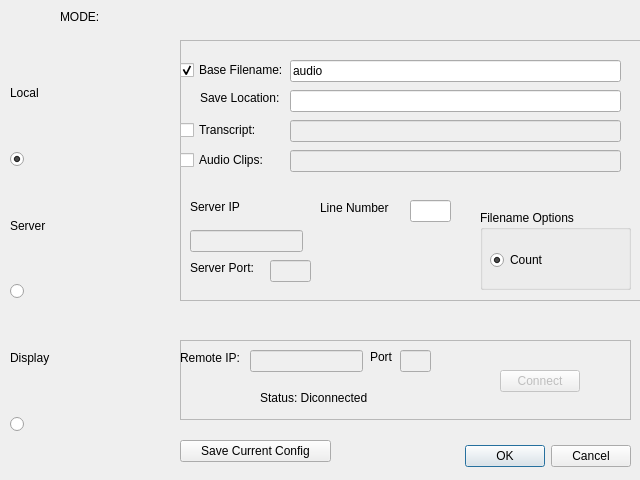
<?xml version="1.0" encoding="UTF-8"?>
<ui version="4.0">
 <class>Dialog</class>
 <widget class="QDialog" name="Dialog">
  <property name="geometry">
   <rect>
    <x>0</x>
    <y>0</y>
    <width>640</width>
    <height>480</height>
   </rect>
  </property>
  <property name="windowTitle">
   <string>Dialog</string>
  </property>
  <widget class="QDialogButtonBox" name="df_config_btn">
   <property name="geometry">
    <rect>
     <x>10</x>
     <y>440</y>
     <width>621</width>
     <height>32</height>
    </rect>
   </property>
   <property name="orientation">
    <enum>Qt::Horizontal</enum>
   </property>
   <property name="standardButtons">
    <set>QDialogButtonBox::Cancel|QDialogButtonBox::Ok</set>
   </property>
  </widget>
  <widget class="QLabel" name="label">
   <property name="geometry">
    <rect>
     <x>60</x>
     <y>10</y>
     <width>57</width>
     <height>14</height>
    </rect>
   </property>
   <property name="text">
    <string>MODE:</string>
   </property>
  </widget>
  <widget class="QWidget" name="verticalLayoutWidget">
   <property name="geometry">
    <rect>
     <x>10</x>
     <y>40</y>
     <width>212</width>
     <height>392</height>
    </rect>
   </property>
   <layout class="QVBoxLayout" name="verticalLayout">
    <item>
     <widget class="QLabel" name="label_2">
      <property name="toolTip">
       <string>Local mode will assume the software is only running on this computer.</string>
      </property>
      <property name="text">
       <string>Local</string>
      </property>
     </widget>
    </item>
    <item>
     <widget class="QRadioButton" name="radioButton_3">
      <property name="enabled">
       <bool>true</bool>
      </property>
      <property name="toolTip">
       <string>Local mode will assume the software is only running on this computer.</string>
      </property>
      <property name="styleSheet">
       <string notr="true">::indicator::unchecked{image: url(:/Local_grey.png);}
::indicator::checked{image: url(:/Local.png);}</string>
      </property>
      <property name="text">
       <string/>
      </property>
      <property name="iconSize">
       <size>
        <width>100</width>
        <height>100</height>
       </size>
      </property>
      <property name="checked">
       <bool>true</bool>
      </property>
     </widget>
    </item>
    <item>
     <widget class="QLabel" name="label_3">
      <property name="toolTip">
       <string>Server mode allows for a remote connection to view transcript &amp; wave forms.</string>
      </property>
      <property name="text">
       <string>Server</string>
      </property>
     </widget>
    </item>
    <item>
     <widget class="QRadioButton" name="radioButton_4">
      <property name="enabled">
       <bool>true</bool>
      </property>
      <property name="toolTip">
       <string>Server mode allows for a remote connection to view transcript &amp; wave forms.</string>
      </property>
      <property name="styleSheet">
       <string notr="true">::indicator::unchecked{image: url(:/Server_grey.png);}
::indicator::checked{image:url(:/Server.png);}</string>
      </property>
      <property name="text">
       <string/>
      </property>
      <property name="iconSize">
       <size>
        <width>100</width>
        <height>100</height>
       </size>
      </property>
     </widget>
    </item>
    <item>
     <widget class="QLabel" name="label_4">
      <property name="toolTip">
       <string>Display mode only. No ability to record.</string>
      </property>
      <property name="text">
       <string>Display</string>
      </property>
     </widget>
    </item>
    <item>
     <widget class="QRadioButton" name="radioButton_5">
      <property name="enabled">
       <bool>true</bool>
      </property>
      <property name="toolTip">
       <string>Display mode only. No ability to record.</string>
      </property>
      <property name="styleSheet">
       <string notr="true">::indicator::unchecked{image: url(:/Display_grey.png);}
::indicator::checked{image: url(:/Display.png)}</string>
      </property>
      <property name="text">
       <string/>
      </property>
      <property name="iconSize">
       <size>
        <width>100</width>
        <height>100</height>
       </size>
      </property>
     </widget>
    </item>
   </layout>
  </widget>
  <widget class="QFrame" name="frame">
   <property name="geometry">
    <rect>
     <x>180</x>
     <y>40</y>
     <width>461</width>
     <height>261</height>
    </rect>
   </property>
   <property name="frameShape">
    <enum>QFrame::StyledPanel</enum>
   </property>
   <property name="frameShadow">
    <enum>QFrame::Raised</enum>
   </property>
   <widget class="QLineEdit" name="txt_filena">
    <property name="geometry">
     <rect>
      <x>110</x>
      <y>20</y>
      <width>331</width>
      <height>22</height>
     </rect>
    </property>
    <property name="toolTip">
     <string/>
    </property>
    <property name="inputMask">
     <string/>
    </property>
    <property name="text">
     <string>audio</string>
    </property>
   </widget>
   <widget class="QLineEdit" name="txt_SavLoc">
    <property name="geometry">
     <rect>
      <x>110</x>
      <y>50</y>
      <width>331</width>
      <height>22</height>
     </rect>
    </property>
    <property name="toolTip">
     <string/>
    </property>
   </widget>
   <widget class="QLineEdit" name="txt_trns">
    <property name="enabled">
     <bool>false</bool>
    </property>
    <property name="geometry">
     <rect>
      <x>110</x>
      <y>80</y>
      <width>331</width>
      <height>22</height>
     </rect>
    </property>
    <property name="focusPolicy">
     <enum>Qt::StrongFocus</enum>
    </property>
    <property name="readOnly">
     <bool>true</bool>
    </property>
   </widget>
   <widget class="QGroupBox" name="groupBox">
    <property name="geometry">
     <rect>
      <x>300</x>
      <y>170</y>
      <width>151</width>
      <height>80</height>
     </rect>
    </property>
    <property name="toolTip">
     <string>File name options. Unique identifier given to each recording.</string>
    </property>
    <property name="title">
     <string>Filename Options</string>
    </property>
    <widget class="QRadioButton" name="radio_cnt">
     <property name="geometry">
      <rect>
       <x>10</x>
       <y>40</y>
       <width>99</width>
       <height>20</height>
      </rect>
     </property>
     <property name="toolTip">
      <string>Start at 1 and increment for the number of recordings made.</string>
     </property>
     <property name="text">
      <string>Count</string>
     </property>
     <property name="checked">
      <bool>true</bool>
     </property>
    </widget>
   </widget>
   <widget class="QLineEdit" name="txt_linNum">
    <property name="geometry">
     <rect>
      <x>230</x>
      <y>160</y>
      <width>41</width>
      <height>22</height>
     </rect>
    </property>
   </widget>
   <widget class="QLabel" name="label_11">
    <property name="geometry">
     <rect>
      <x>140</x>
      <y>160</y>
      <width>81</width>
      <height>16</height>
     </rect>
    </property>
    <property name="toolTip">
     <string>Count or Transcript Line number to start at.</string>
    </property>
    <property name="text">
     <string>Line Number</string>
    </property>
   </widget>
   <widget class="QLineEdit" name="txt_AudClip">
    <property name="enabled">
     <bool>false</bool>
    </property>
    <property name="geometry">
     <rect>
      <x>110</x>
      <y>110</y>
      <width>331</width>
      <height>22</height>
     </rect>
    </property>
    <property name="readOnly">
     <bool>true</bool>
    </property>
   </widget>
   <widget class="QCheckBox" name="checkBox_trns">
    <property name="geometry">
     <rect>
      <x>0</x>
      <y>80</y>
      <width>101</width>
      <height>20</height>
     </rect>
    </property>
    <property name="toolTip">
     <string>Location of transcript file to show if enabled.</string>
    </property>
    <property name="text">
     <string>Transcript:</string>
    </property>
   </widget>
   <widget class="QCheckBox" name="checkBox_filena">
    <property name="geometry">
     <rect>
      <x>0</x>
      <y>20</y>
      <width>111</width>
      <height>20</height>
     </rect>
    </property>
    <property name="toolTip">
     <string>text that will be used to name recordings</string>
    </property>
    <property name="text">
     <string>Base Filename:</string>
    </property>
    <property name="checked">
     <bool>true</bool>
    </property>
   </widget>
   <widget class="QCheckBox" name="checkBox_AudClip">
    <property name="geometry">
     <rect>
      <x>0</x>
      <y>110</y>
      <width>101</width>
      <height>20</height>
     </rect>
    </property>
    <property name="toolTip">
     <string>Folder location of pre-recorded audio clips to load.</string>
    </property>
    <property name="text">
     <string>Audio Clips:</string>
    </property>
   </widget>
   <widget class="QLineEdit" name="txt_SrvIP">
    <property name="enabled">
     <bool>false</bool>
    </property>
    <property name="geometry">
     <rect>
      <x>10</x>
      <y>190</y>
      <width>113</width>
      <height>22</height>
     </rect>
    </property>
    <property name="readOnly">
     <bool>true</bool>
    </property>
   </widget>
   <widget class="QLineEdit" name="txt_SrvPrt">
    <property name="enabled">
     <bool>false</bool>
    </property>
    <property name="geometry">
     <rect>
      <x>90</x>
      <y>220</y>
      <width>41</width>
      <height>22</height>
     </rect>
    </property>
    <property name="readOnly">
     <bool>true</bool>
    </property>
   </widget>
   <widget class="QLabel" name="label_7">
    <property name="geometry">
     <rect>
      <x>10</x>
      <y>160</y>
      <width>57</width>
      <height>14</height>
     </rect>
    </property>
    <property name="toolTip">
     <string>Set computer ip if in server mode.</string>
    </property>
    <property name="text">
     <string>Server IP</string>
    </property>
   </widget>
   <widget class="QLabel" name="label_8">
    <property name="geometry">
     <rect>
      <x>10</x>
      <y>220</y>
      <width>71</width>
      <height>16</height>
     </rect>
    </property>
    <property name="toolTip">
     <string>Set computer port to listen on if in server mode.</string>
    </property>
    <property name="text">
     <string>Server Port:</string>
    </property>
   </widget>
   <widget class="QLabel" name="label_9">
    <property name="geometry">
     <rect>
      <x>20</x>
      <y>50</y>
      <width>91</width>
      <height>16</height>
     </rect>
    </property>
    <property name="toolTip">
     <string>Where you want the recordingss saved to</string>
    </property>
    <property name="text">
     <string>Save Location:</string>
    </property>
   </widget>
  </widget>
  <widget class="QPushButton" name="pushButton_2">
   <property name="geometry">
    <rect>
     <x>180</x>
     <y>440</y>
     <width>151</width>
     <height>22</height>
    </rect>
   </property>
   <property name="toolTip">
    <string>Save these settings for next startup.</string>
   </property>
   <property name="text">
    <string>Save Current Config</string>
   </property>
  </widget>
  <widget class="QFrame" name="frame_2">
   <property name="geometry">
    <rect>
     <x>180</x>
     <y>340</y>
     <width>451</width>
     <height>80</height>
    </rect>
   </property>
   <property name="frameShape">
    <enum>QFrame::StyledPanel</enum>
   </property>
   <property name="frameShadow">
    <enum>QFrame::Raised</enum>
   </property>
   <widget class="QLabel" name="label_5">
    <property name="geometry">
     <rect>
      <x>0</x>
      <y>10</y>
      <width>61</width>
      <height>16</height>
     </rect>
    </property>
    <property name="toolTip">
     <string>MLAudio server address</string>
    </property>
    <property name="text">
     <string>Remote IP:</string>
    </property>
   </widget>
   <widget class="QLineEdit" name="txt_remote_ip">
    <property name="enabled">
     <bool>false</bool>
    </property>
    <property name="geometry">
     <rect>
      <x>70</x>
      <y>10</y>
      <width>113</width>
      <height>22</height>
     </rect>
    </property>
    <property name="readOnly">
     <bool>true</bool>
    </property>
   </widget>
   <widget class="QLabel" name="label_6">
    <property name="geometry">
     <rect>
      <x>190</x>
      <y>10</y>
      <width>57</width>
      <height>14</height>
     </rect>
    </property>
    <property name="toolTip">
     <string>MLaudio server listening port</string>
    </property>
    <property name="text">
     <string>Port</string>
    </property>
   </widget>
   <widget class="QLineEdit" name="txt_remote_prt">
    <property name="enabled">
     <bool>false</bool>
    </property>
    <property name="geometry">
     <rect>
      <x>220</x>
      <y>10</y>
      <width>31</width>
      <height>22</height>
     </rect>
    </property>
   </widget>
   <widget class="QPushButton" name="connect_btn">
    <property name="enabled">
     <bool>false</bool>
    </property>
    <property name="geometry">
     <rect>
      <x>320</x>
      <y>30</y>
      <width>80</width>
      <height>22</height>
     </rect>
    </property>
    <property name="toolTip">
     <string>Connection status must be &quot;Connected&quot; before settings will be applied.</string>
    </property>
    <property name="text">
     <string>Connect</string>
    </property>
   </widget>
   <widget class="QLabel" name="label_connection">
    <property name="geometry">
     <rect>
      <x>80</x>
      <y>50</y>
      <width>131</width>
      <height>16</height>
     </rect>
    </property>
    <property name="toolTip">
     <string>Were you able to communicate with the remote MLaudio instance.</string>
    </property>
    <property name="text">
     <string>Status: Diconnected</string>
    </property>
   </widget>
  </widget>
 </widget>
 <tabstops>
  <tabstop>checkBox_filena</tabstop>
  <tabstop>txt_filena</tabstop>
  <tabstop>txt_SavLoc</tabstop>
  <tabstop>checkBox_trns</tabstop>
  <tabstop>txt_trns</tabstop>
  <tabstop>checkBox_AudClip</tabstop>
  <tabstop>txt_AudClip</tabstop>
  <tabstop>txt_SrvIP</tabstop>
  <tabstop>txt_SrvPrt</tabstop>
  <tabstop>txt_linNum</tabstop>
  <tabstop>radio_cnt</tabstop>
  <tabstop>txt_remote_ip</tabstop>
  <tabstop>txt_remote_prt</tabstop>
  <tabstop>connect_btn</tabstop>
  <tabstop>pushButton_2</tabstop>
 </tabstops>
 <resources>
  <include location="icons/icons.qrc"/>
 </resources>
 <connections>
  <connection>
   <sender>checkBox_filena</sender>
   <signal>clicked(bool)</signal>
   <receiver>txt_filena</receiver>
   <slot>setEnabled(bool)</slot>
   <hints>
    <hint type="sourcelabel">
     <x>235</x>
     <y>69</y>
    </hint>
    <hint type="destinationlabel">
     <x>455</x>
     <y>70</y>
    </hint>
   </hints>
  </connection>
  <connection>
   <sender>checkBox_trns</sender>
   <signal>toggled(bool)</signal>
   <receiver>txt_trns</receiver>
   <slot>setEnabled(bool)</slot>
   <hints>
    <hint type="sourcelabel">
     <x>230</x>
     <y>129</y>
    </hint>
    <hint type="destinationlabel">
     <x>455</x>
     <y>130</y>
    </hint>
   </hints>
  </connection>
  <connection>
   <sender>checkBox_AudClip</sender>
   <signal>toggled(bool)</signal>
   <receiver>txt_AudClip</receiver>
   <slot>setEnabled(bool)</slot>
   <hints>
    <hint type="sourcelabel">
     <x>230</x>
     <y>159</y>
    </hint>
    <hint type="destinationlabel">
     <x>455</x>
     <y>160</y>
    </hint>
   </hints>
  </connection>
  <connection>
   <sender>df_config_btn</sender>
   <signal>rejected()</signal>
   <receiver>Dialog</receiver>
   <slot>reject()</slot>
   <hints>
    <hint type="sourcelabel">
     <x>316</x>
     <y>260</y>
    </hint>
    <hint type="destinationlabel">
     <x>286</x>
     <y>274</y>
    </hint>
   </hints>
  </connection>
  <connection>
   <sender>df_config_btn</sender>
   <signal>accepted()</signal>
   <receiver>Dialog</receiver>
   <slot>accept()</slot>
   <hints>
    <hint type="sourcelabel">
     <x>248</x>
     <y>254</y>
    </hint>
    <hint type="destinationlabel">
     <x>157</x>
     <y>274</y>
    </hint>
   </hints>
  </connection>
  <connection>
   <sender>radioButton_5</sender>
   <signal>toggled(bool)</signal>
   <receiver>checkBox_filena</receiver>
   <slot>setDisabled(bool)</slot>
   <hints>
    <hint type="sourcelabel">
     <x>112</x>
     <y>365</y>
    </hint>
    <hint type="destinationlabel">
     <x>203</x>
     <y>73</y>
    </hint>
   </hints>
  </connection>
  <connection>
   <sender>radioButton_5</sender>
   <signal>toggled(bool)</signal>
   <receiver>txt_filena</receiver>
   <slot>setDisabled(bool)</slot>
   <hints>
    <hint type="sourcelabel">
     <x>141</x>
     <y>364</y>
    </hint>
    <hint type="destinationlabel">
     <x>308</x>
     <y>76</y>
    </hint>
   </hints>
  </connection>
  <connection>
   <sender>radioButton_5</sender>
   <signal>toggled(bool)</signal>
   <receiver>txt_SavLoc</receiver>
   <slot>setDisabled(bool)</slot>
   <hints>
    <hint type="sourcelabel">
     <x>156</x>
     <y>352</y>
    </hint>
    <hint type="destinationlabel">
     <x>302</x>
     <y>102</y>
    </hint>
   </hints>
  </connection>
  <connection>
   <sender>radioButton_5</sender>
   <signal>toggled(bool)</signal>
   <receiver>txt_trns</receiver>
   <slot>setDisabled(bool)</slot>
   <hints>
    <hint type="sourcelabel">
     <x>87</x>
     <y>391</y>
    </hint>
    <hint type="destinationlabel">
     <x>302</x>
     <y>129</y>
    </hint>
   </hints>
  </connection>
  <connection>
   <sender>radioButton_5</sender>
   <signal>toggled(bool)</signal>
   <receiver>checkBox_trns</receiver>
   <slot>setDisabled(bool)</slot>
   <hints>
    <hint type="sourcelabel">
     <x>91</x>
     <y>388</y>
    </hint>
    <hint type="destinationlabel">
     <x>182</x>
     <y>129</y>
    </hint>
   </hints>
  </connection>
  <connection>
   <sender>radioButton_5</sender>
   <signal>toggled(bool)</signal>
   <receiver>txt_AudClip</receiver>
   <slot>setDisabled(bool)</slot>
   <hints>
    <hint type="sourcelabel">
     <x>89</x>
     <y>394</y>
    </hint>
    <hint type="destinationlabel">
     <x>314</x>
     <y>162</y>
    </hint>
   </hints>
  </connection>
  <connection>
   <sender>radioButton_5</sender>
   <signal>toggled(bool)</signal>
   <receiver>checkBox_AudClip</receiver>
   <slot>setDisabled(bool)</slot>
   <hints>
    <hint type="sourcelabel">
     <x>126</x>
     <y>397</y>
    </hint>
    <hint type="destinationlabel">
     <x>200</x>
     <y>166</y>
    </hint>
   </hints>
  </connection>
  <connection>
   <sender>radioButton_5</sender>
   <signal>toggled(bool)</signal>
   <receiver>txt_linNum</receiver>
   <slot>setDisabled(bool)</slot>
   <hints>
    <hint type="sourcelabel">
     <x>115</x>
     <y>405</y>
    </hint>
    <hint type="destinationlabel">
     <x>417</x>
     <y>207</y>
    </hint>
   </hints>
  </connection>
  <connection>
   <sender>radioButton_5</sender>
   <signal>toggled(bool)</signal>
   <receiver>radio_cnt</receiver>
   <slot>setDisabled(bool)</slot>
   <hints>
    <hint type="sourcelabel">
     <x>115</x>
     <y>382</y>
    </hint>
    <hint type="destinationlabel">
     <x>565</x>
     <y>267</y>
    </hint>
   </hints>
  </connection>
  <connection>
   <sender>radioButton_5</sender>
   <signal>toggled(bool)</signal>
   <receiver>txt_remote_ip</receiver>
   <slot>setEnabled(bool)</slot>
   <hints>
    <hint type="sourcelabel">
     <x>68</x>
     <y>361</y>
    </hint>
    <hint type="destinationlabel">
     <x>266</x>
     <y>365</y>
    </hint>
   </hints>
  </connection>
  <connection>
   <sender>radioButton_5</sender>
   <signal>toggled(bool)</signal>
   <receiver>txt_remote_prt</receiver>
   <slot>setEnabled(bool)</slot>
   <hints>
    <hint type="sourcelabel">
     <x>48</x>
     <y>337</y>
    </hint>
    <hint type="destinationlabel">
     <x>413</x>
     <y>370</y>
    </hint>
   </hints>
  </connection>
  <connection>
   <sender>radioButton_5</sender>
   <signal>toggled(bool)</signal>
   <receiver>connect_btn</receiver>
   <slot>setEnabled(bool)</slot>
   <hints>
    <hint type="sourcelabel">
     <x>71</x>
     <y>407</y>
    </hint>
    <hint type="destinationlabel">
     <x>524</x>
     <y>387</y>
    </hint>
   </hints>
  </connection>
  <connection>
   <sender>radioButton_4</sender>
   <signal>toggled(bool)</signal>
   <receiver>txt_SrvIP</receiver>
   <slot>setEnabled(bool)</slot>
   <hints>
    <hint type="sourcelabel">
     <x>57</x>
     <y>225</y>
    </hint>
    <hint type="destinationlabel">
     <x>213</x>
     <y>243</y>
    </hint>
   </hints>
  </connection>
  <connection>
   <sender>radioButton_4</sender>
   <signal>toggled(bool)</signal>
   <receiver>txt_SrvPrt</receiver>
   <slot>setEnabled(bool)</slot>
   <hints>
    <hint type="sourcelabel">
     <x>83</x>
     <y>209</y>
    </hint>
    <hint type="destinationlabel">
     <x>302</x>
     <y>273</y>
    </hint>
   </hints>
  </connection>
 </connections>
</ui>
